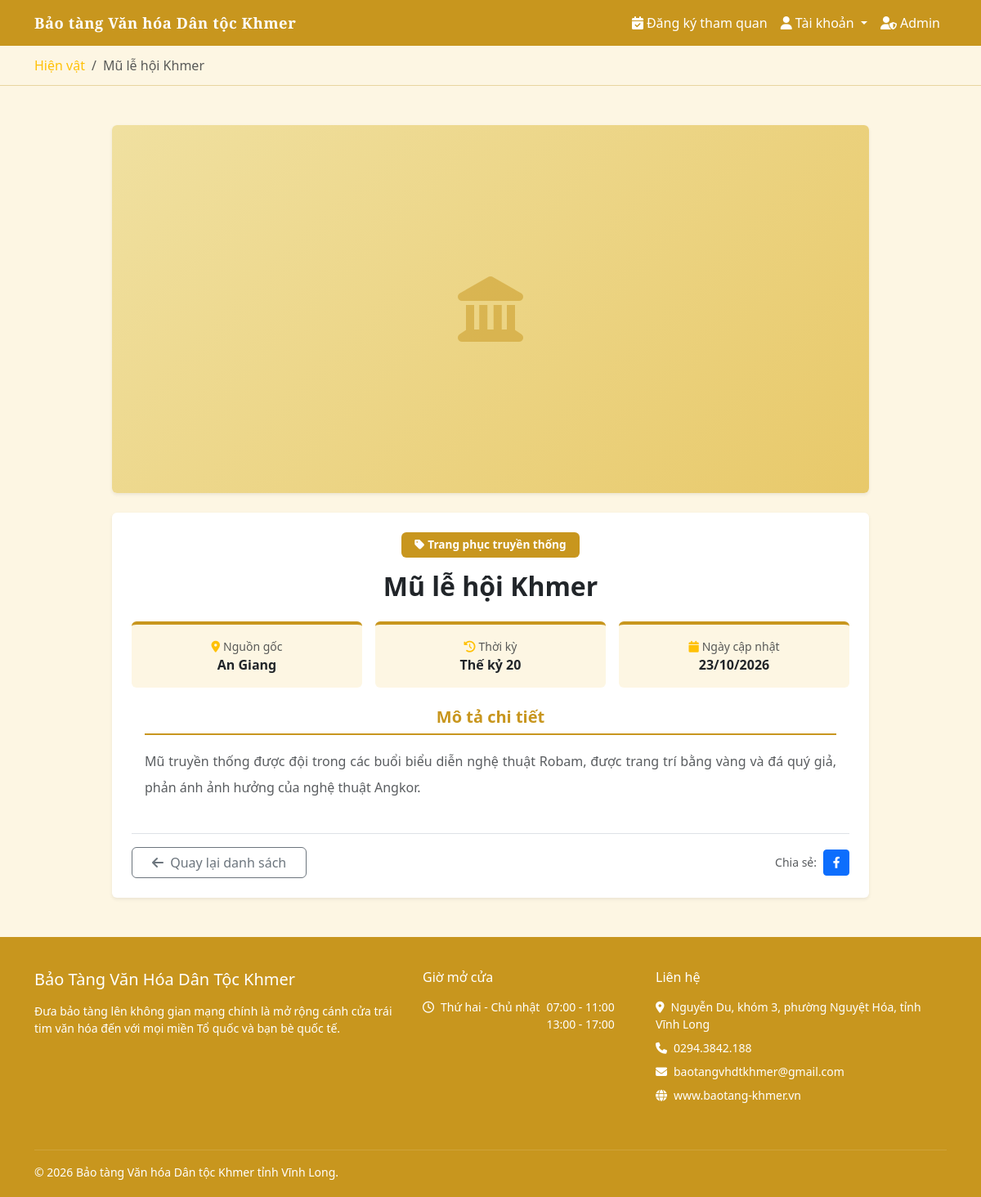
Screenshot of /artifact_detail.php?id=4 with the database file from the repository.
### tables this page shows
CREATE TABLE artifacts (
    id INT AUTO_INCREMENT PRIMARY KEY,
    name VARCHAR(200) NOT NULL,
    description TEXT,
    origin VARCHAR(200),
    period VARCHAR(100),
    image VARCHAR(255),
    category_id INT,
    admin_id INT,
    created_at DATETIME DEFAULT CURRENT_TIMESTAMP,
    CONSTRAINT fk_artifact_category FOREIGN KEY (category_id) REFERENCES categories(id) ON DELETE SET NULL ON UPDATE CASCADE,
    CONSTRAINT fk_artifact_admin FOREIGN KEY (admin_id) REFERENCES admins(id) ON DELETE SET NULL ON UPDATE CASCADE
);

CREATE TABLE categories (
    id INT AUTO_INCREMENT PRIMARY KEY,
    name VARCHAR(100) NOT NULL
);

### artifact_detail.php (the view, shortened to what this page needs)
<?php
require_once 'config/db.php';
$id = isset($_GET['id']) ? (int)$_GET['id'] : 0;
$result = $conn->query("SELECT a.*, c.name as category_name
                        FROM artifacts a
                        LEFT JOIN categories c ON a.category_id = c.id
                        WHERE a.id = $id");
$a = $result->fetch_assoc();
include 'includes/header.php';
?>
<div style="background:#fdf6e3; border-bottom: 1px solid #e8d5a0; padding: 12px 0;">
    <div class="container">
        <nav aria-label="breadcrumb">
            <ol class="breadcrumb mb-0 small">
                <li class="breadcrumb-item"><a href="artifacts.php" class="text-warning text-decoration-none">Hiện vật</a></li>
                <li class="breadcrumb-item active"><?= htmlspecialchars($a['name']) ?></li>
            </ol>
        </nav>
    </div>
</div>
<div class="container my-5">
    <div class="row justify-content-center">
        <div class="col-lg-10">
            <div class="card border-0 shadow-sm mb-4 overflow-hidden">
                <div class="card-body p-0 text-center" style="background:#fdf6e3;">
                    <?php if (!empty($a['image']) && file_exists("uploads/artifacts/" . $a['image'])): ?>
                        <img src="uploads/artifacts/<?= htmlspecialchars($a['image']) ?>"
                             class="img-fluid w-100"
                             style="max-height:550px; object-fit:cover;"
                             alt="<?= htmlspecialchars($a['name']) ?>">
                    <?php else: ?>
                        <div class="d-flex align-items-center justify-content-center w-100"
                             style="height:450px; background:linear-gradient(135deg,#f0e0a0,#e8c96a);">
                            <i class="fas fa-landmark fa-5x" style="color:#C8961E;opacity:0.5"></i>
                        </div>
                    <?php endif; ?>
                </div>
            </div>
            <div class="card border-0 shadow-sm p-4 text-center" style="background:#fff;">
                <?php if (!empty($a['category_name'])): ?>
                <div>
                    <span class="badge mb-3 px-3 py-2 d-inline-block" style="background:#C8961E; font-size:0.85rem;">
                        <i class="fas fa-tag me-1"></i><?= htmlspecialchars($a['category_name']) ?>
                    </span>
                </div>
                <?php endif; ?>
                <h2 class="fw-bold mb-4"><?= htmlspecialchars($a['name']) ?></h2>
                <div class="row g-3 mb-4 justify-content-center">
                    <?php if (!empty($a['origin'])): ?>
                    <div class="col-md-4 col-sm-12">
                        <div class="p-3 rounded h-100 text-center" style="background:#fdf6e3;border-top:4px solid #C8961E;">
                            <small class="text-muted d-block"><i class="fas fa-map-marker-alt text-warning me-1"></i>Nguồn gốc</small>
                            <strong><?= htmlspecialchars($a['origin']) ?></strong>
                        </div>
                    </div>
                    <?php endif; ?>
                    <?php if (!empty($a['period'])): ?>
                    <div class="col-md-4 col-sm-12">
                        <div class="p-3 rounded h-100 text-center" style="background:#fdf6e3;border-top:4px solid #C8961E;">
                            <small class="text-muted d-block"><i class="fas fa-history text-warning me-1"></i>Thời kỳ</small>
                            <strong><?= htmlspecialchars($a['period']) ?></strong>
                        </div>
                    </div>
                    <?php endif; ?>
                    <div class="col-md-4 col-sm-12">
                        <div class="p-3 rounded h-100 text-center" style="background:#fdf6e3;border-top:4px solid #C8961E;">
                            <small class="text-muted d-block"><i class="fas fa-calendar text-warning me-1"></i>Ngày cập nhật</small>
                            <strong><?= date('d/m/Y', strtotime($a['created_at'])) ?></strong>
                        </div>
                    </div>
                </div>
                <div class="mb-4 text-start px-md-3">
                    <h5 class="fw-bold text-center mb-3" style="color:#C8961E; border-bottom: 2px solid #C8961E; padding-bottom:8px; display:inline-block; width:100%;">Mô tả chi tiết</h5>
                    <p class="text-muted lh-lg" style="text-align:justify;">
                        <?= nl2br(htmlspecialchars($a['description'] ?? 'Chưa có mô tả.')) ?>
                    </p>
                </div>
                <div class="d-flex justify-content-between align-items-center flex-wrap gap-3 pt-3 border-top">
                    <div>
                        <a href="artifacts.php" class="btn btn-outline-secondary px-4">
                            <i class="fas fa-arrow-left me-1"></i> Quay lại danh sách
                        </a>
                    </div>
                   <div class="d-flex align-items-center gap-2">
                        <span class="text-muted small">Chia sẻ:</span>
                        <a href="https://www.facebook.com/sharer/sharer.php?u=<?= urlencode('http://'.$_SERVER['HTTP_HOST'].$_SERVER['REQUEST_URI']) ?>"
                        target="_blank" class="btn btn-sm btn-primary text-white d-inline-flex align-items-center justify-content-center"
                        style="width: 32px; height: 32px; padding: 0; border-radius: 4px;" title="Chia sẻ lên Facebook">
                            <i class="fab fa-facebook-f"></i>
                        </a>
                    </div>
                </div>
            </div>
        </div>
    </div>
</div>
<?php include 'includes/footer.php'; ?>

### includes/header.php (style rules this page uses)
:root { --gold: #C8961E; --gold-dark: #a07010; --gold-light: #f0c040; --dark: #1a1a1a; }
body { min-height: 100vh; display: flex; flex-direction: column; background-color: #fdf6e3; }

### rows the page displays
artifacts: name "Mũ lễ hội Khmer", category.name "Trang phục truyền thống", origin "An Giang", period "Thế kỷ 20", created_at "23/10/2026", description "Mũ truyền thống được đội trong các buổi biểu diễn nghệ thuật Robam, được trang trí bằng vàng và đá quý giả, phản ánh ảnh hưởng của nghệ thuật Angkor."

### other values shown
$footerEscape($footerSettings['museum_name']) "Bảo Tàng Văn Hóa Dân Tộc Khmer"
$footerEscape($footerSettings['description']) "Đưa bảo tàng lên không gian mạng chính là mở rộng cánh cửa trái tim văn hóa đến với mọi miền Tổ quốc và bạn bè quốc tế."
$footerEscape($footerSettings['opening_days']) "Thứ hai - Chủ nhật"
$footerEscape($footerSettings['opening_hours']) "07:00 - 11:00 13:00 - 17:00"
$footerEscape($footerSettings['address']) "Nguyễn Du, khóm 3, phường Nguyệt Hóa, tỉnh Vĩnh Long"
$footerEscape($footerSettings['phone']) "0294.3842.188"
$footerEscape($footerSettings['email']) "baotangvhdtkhmer@gmail.com"
$footerEscape($footerSettings['website']) "www.baotang-khmer.vn"
$footerEscape($footerSettings['copyright']) "© 2026 Bảo tàng Văn hóa Dân tộc Khmer tỉnh Vĩnh Long."
